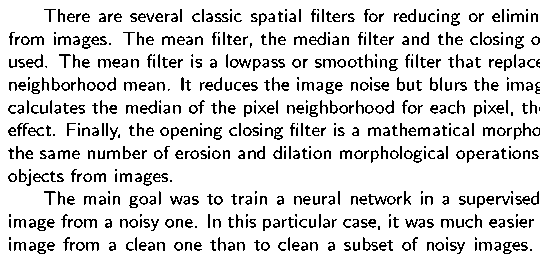
#> input picture pre-processing/imagensBinarias_TLaplicado/2.png, 540 x 258 px, found by its file name
$ python ThreshlodLocalRelatorio.py
#> lines starting #> are read from the running program, lines starting #| are printed output that depends on the picture
import numpy
from matplotlib import pyplot as plt
from skimage.filters import threshold_local
from PIL import Image

imageOriginal = Image.open('../../../datasetsTESTE/denoising-dirty-documents/train/2.png')
#> imageOriginal is the input picture: PIL image 540x258 RGBA; mean R, G, B, A 219.1, 219.1, 219.1, 255
imageNumpy = numpy.array(imageOriginal)
imageAux = threshold_local(imageNumpy, block_size=35, offset=40)
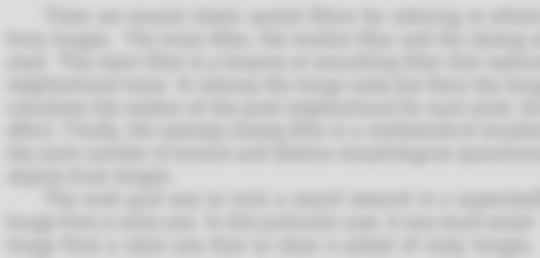
#> imageAux: shape (258, 540, 4) float64; mean R, G, B, A 188.1, 188.1, 188.1, 188.1; transparent parts drawn white
imageThreshold_local = (imageNumpy > imageAux)

fig, (ax1, ax2) = plt.subplots(2, 1)
fig.set_figheight(6)
fig.set_figwidth(5)
ax1.title.set_text('Imagem sem tratamento')
ax1.imshow(imageNumpy, cmap='gray')
ax2.title.set_text('Imagem com threshold local')
ax2.imshow(imageThreshold_local, cmap='gray')
plt.show()

$ run again, with pre-processing/imagensBinarias_TLaplicado/0.png copied over pre-processing/imagensBinarias_TLaplicado/2.png
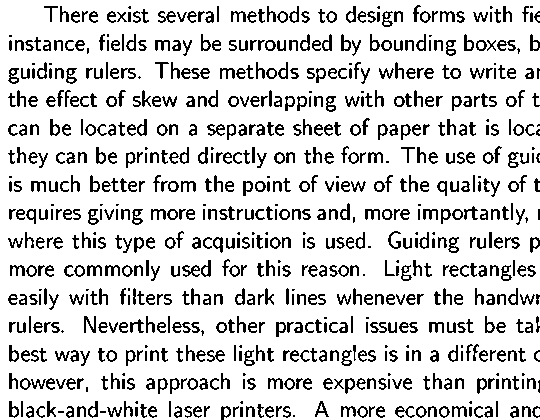
#> input picture pre-processing/imagensBinarias_TLaplicado/0.png, 540 x 420 px, found by its file name
#> imageOriginal is the input picture: PIL image 540x420 RGBA; mean R, G, B, A 213.3, 213.3, 213.3, 255
#> `imageAux = threshold_local(imageNumpy, block_size=35, offset=40)`:
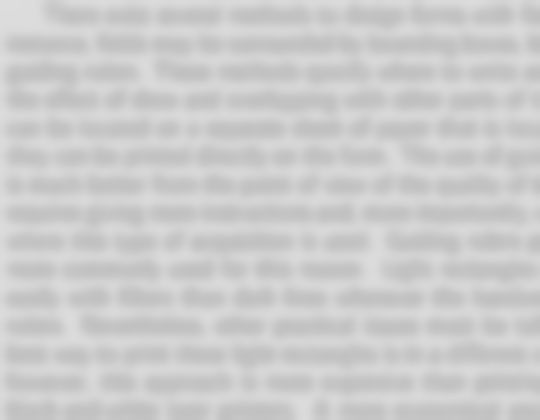
#> imageAux: shape (420, 540, 4) float64; mean R, G, B, A 183.7, 183.7, 183.7, 183.7; transparent parts drawn white

$ run again, with pre-processing/imagensBinarias_TLaplicado/100.png copied over pre-processing/imagensBinarias_TLaplicado/2.png
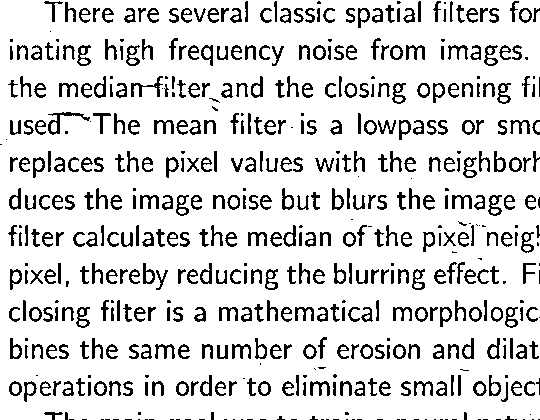
#> input picture pre-processing/imagensBinarias_TLaplicado/100.png, 540 x 420 px, found by its file name
#> imageOriginal is the input picture: PIL image 540x420 RGBA; mean R, G, B, A 217.4, 217.4, 217.4, 255
#> `imageAux = threshold_local(imageNumpy, block_size=35, offset=40)`:
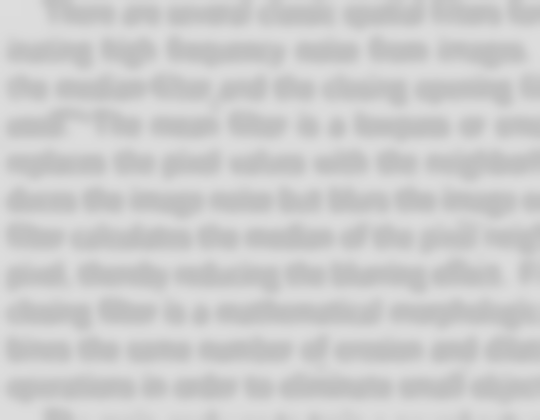
#> imageAux: shape (420, 540, 4) float64; mean R, G, B, A 186.8, 186.8, 186.8, 186.8; transparent parts drawn white

$ run again, with pre-processing/imagensBinarias_TLaplicado/103.png copied over pre-processing/imagensBinarias_TLaplicado/2.png
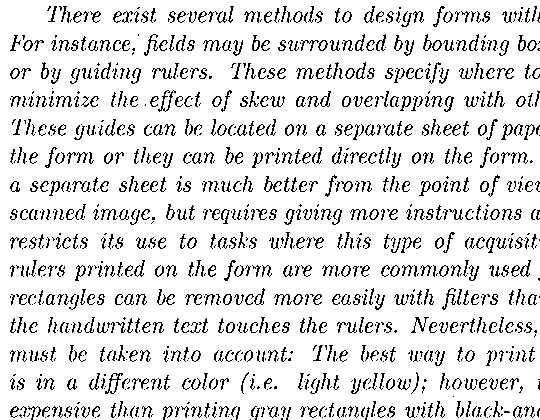
#> input picture pre-processing/imagensBinarias_TLaplicado/103.png, 540 x 420 px, found by its file name
#> imageOriginal is the input picture: PIL image 540x420 RGBA; mean R, G, B, A 224.5, 224.5, 224.5, 255
#> `imageAux = threshold_local(imageNumpy, block_size=35, offset=40)`:
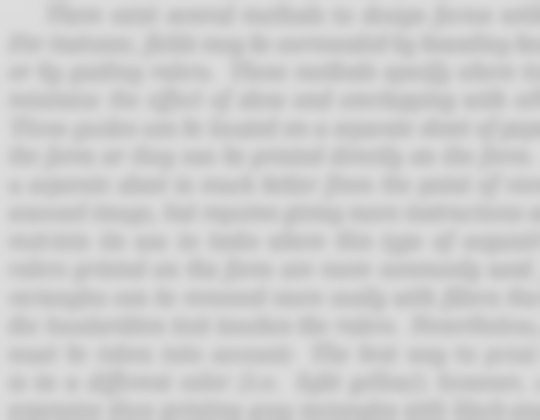
#> imageAux: shape (420, 540, 4) float64; mean R, G, B, A 192.1, 192.1, 192.1, 192.1; transparent parts drawn white
